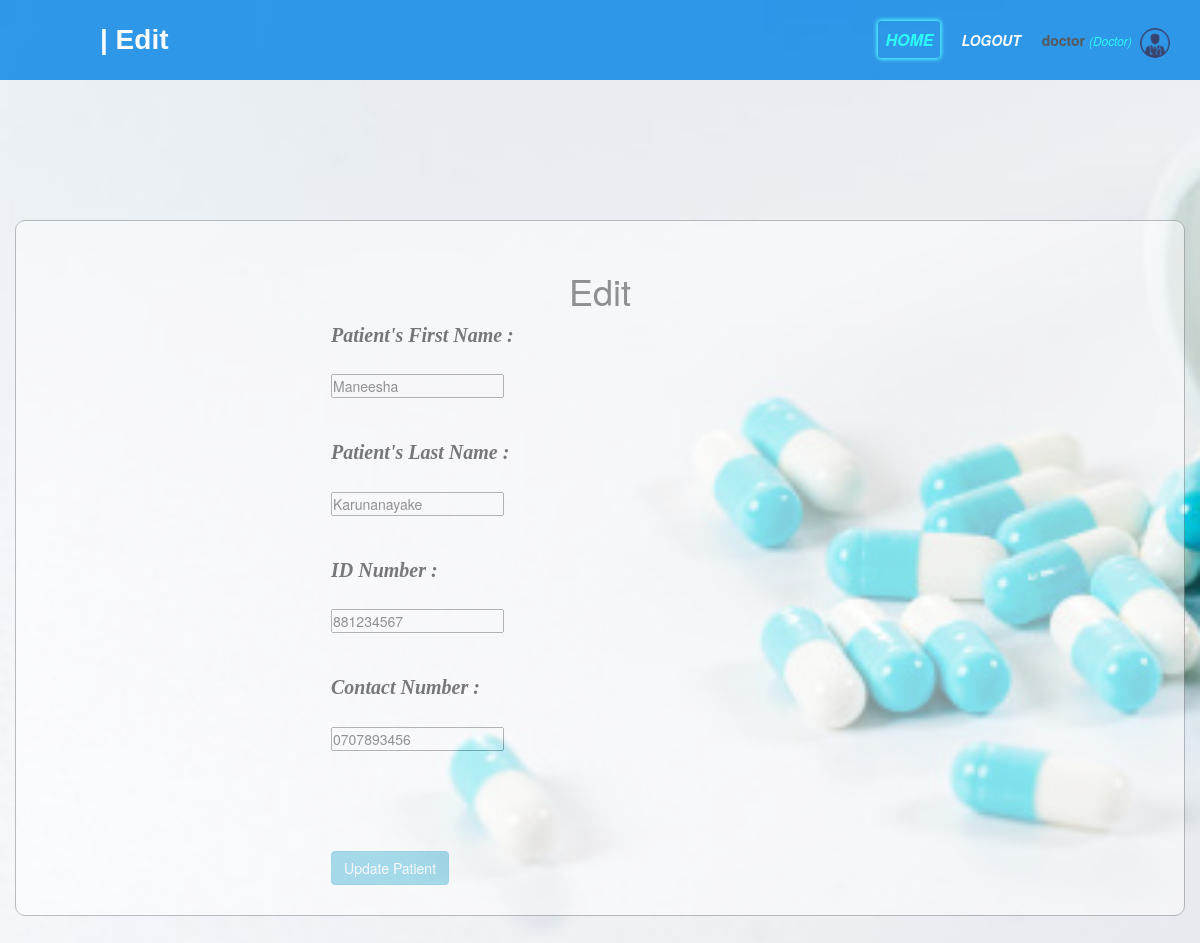
Page /doctor/edit.php?edit_p=1 (signed in) on the committed database.
### tables this page shows
CREATE TABLE IF NOT EXISTS `patient` (
  `p_id` int NOT NULL AUTO_INCREMENT,
  `fname` varchar(500) NOT NULL,
  `lname` varchar(500) NOT NULL,
  `birth_date` date NOT NULL,
  `age` int NOT NULL,
  `id_number` varchar(300) NOT NULL,
  `address_line1` varchar(500) NOT NULL,
  `address_line2` varchar(500) NOT NULL,
  `contact_no` varchar(200) NOT NULL,
  `gender` varchar(200) NOT NULL,
  `civil_status` varchar(200) NOT NULL,
  `password` varchar(200) NOT NULL,
  `discharging_patient` varchar(50) NOT NULL,
  `staff_id` int NOT NULL,
  `w_id` int NOT NULL,
  `bed_number` int NOT NULL,
  `date` date NOT NULL,
  `time` time(6) NOT NULL,
  PRIMARY KEY (`p_id`)
);

### doctor/edit.php (the view, shortened to what this page needs)
<?php include('function.php');
    $fname = '';
    $lname ='';
    $id_number= '';
    $contact_no = '';
if (isset($_GET['edit_p'])) {
    $p_id=$_GET['edit_p'];
    $record_C=mysqli_query($db,"SELECT * FROM patient WHERE p_id='$p_id'");
    $record=mysqli_fetch_array($record_C);
    $fname = $record['fname'];
    $lname =$record['lname'];
    $id_number= $record['id_number'];
    $contact_no = $record['contact_no'];
  }
?>
<!DOCTYPE html>
<html>
<head>
	<link rel="stylesheet" type="text/css" href="/pis/css/booking.css">
    <link rel="stylesheet" type="text/css" href="/pis/css/all.css">
	<?php include('link_css.php'); ?>
</head>
<body>
	<nav>
	    <label id="title">| Edit</label>
	      <ul>
	        <li><a class="active"  href="doctor_home.php">Home</a></li>
	        <li><a href="/pis/index.php?logout='1' "style="font-size:14px;" id="logout">Logout</a></li>
	        <li>
            <?php  if (isset($_SESSION['user'])) : ?>
                <strong><?php echo $_SESSION['user']['user_type']; ?></strong>
                <small>
                    <i  style="color: cyan;">(<?php echo ucfirst($_SESSION['user']['user_name']); ?>)</i>
                    <img src="/pis/images/21.png" class="profile_info">
                 </small>
            <?php endif ?>
        </li>
      </ul>
    </nav><br><br><br><br>
    <div class="container">
    <h1>Edit</h1>
    <form action="doctor_home.php" method="post" id="frm">
        <label>Patient's First Name :</label><br><br>
        <input type="text" id="fname" name="fname" value="<?php echo $fname;?> "><br><br><br>
        <label>Patient's Last Name :</label><br><br>
        <input type="text" id="lname" name="lname" value="<?php echo $lname;?> "><br><br><br>
        <label>ID Number :</label><br><br>
        <input type="text" id="id_number" name="id_number" value="<?php echo $id_number;?> "><br><br><br>
        <label>Contact Number :</label><br><br>
        <input type="text" id="contact_no" name="contact_no" value="<?php echo $contact_no;?> "><br><br><br>
        <br><br><br>
        <button type="submit" class="btn btn-info" name="edit_p">Update Patient</button>
    </form>
    </div><br><br><br>
</body>
</html>

### css/booking.css (style rules this page uses)
body { margin: 0; padding: 0; background-image: url('/pis/images/109.jpg'); background-size: cover; font-family: sans-serif; }
#title { color: white; font-size: 28px; line-height: 80px; padding: 0 100px; font-weight: bold; font-style: initial; font-family: 'poppins',sans-serif; }
* { padding: 0; margin: 0; text-decoration: none; list-style: none; box-sizing: border-box; }
nav { background: #0082e6; height: 80px; width: 100%; opacity: .8; }
nav ul { float: right; margin-right: 20px; }
nav ul li { display: inline-block; line-height: 80px; margin: 0 5px; }
nav ul li a { color: white; font-size: 16px; padding: 7px; border-radius: 3px; text-transform: uppercase; font-weight: bold; font-style: italic; }
.active { transition: -5s; box-shadow: 0 0 5px #33ffff,0 0 5px #33ffff; color: cyan; }
.container { width: 60%; margin: auto; background-color: white; padding: 30px; border-color: gray; border-width: 1px; margin-top: 60px; border-style: solid; opacity: .5; border-radius: 10px; margin-bottom: 5px; }
h1 { text-align: center; margin-bottom: 30px; font-family: 'poppins',sans-serif; color: gray; }
label { color: black; font-style: italic; font-size: 20px; font-family: "Times New Roman"; font-weight: bold; }
#frm { margin-left: 300px; }

### css/all.css (style rules this page uses)
.profile_info { display: inline-block; width: 30px; height: 30px; margin: 5px; border-radius: 100%; }

### rows in the picture
patient: fname "Maneesha", lname "Karunanayake", id_number "881234567", contact_no "0707893456"

### other values in the picture
$_SESSION['user']['user_type'] "doctor"
$_SESSION['user']['user_name'] "Doctor"
